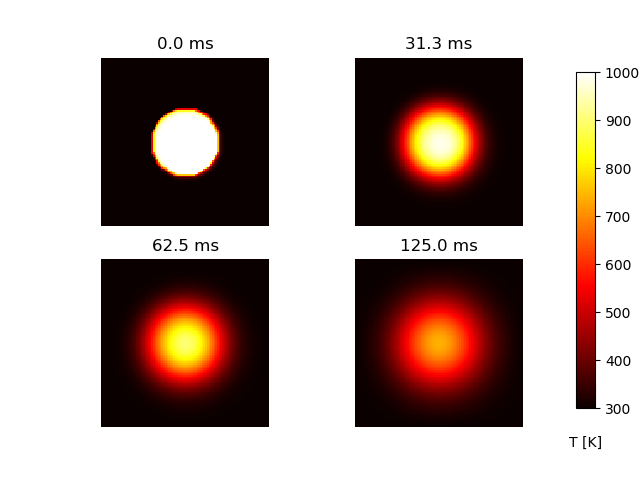

Write the Python code that produced this figure.
## NOM DU PROGRAMME: EquDiff2D.py
#% IMPORTATION
import numpy as np
import matplotlib.pyplot as plt
# taille de la plaque, en [mm]
L = 10.
# intervalles dans les directions x, y, en [mm]
dx = dy = 0.1
# Coefficient de diffusion thermique de l'acier, en [mm2.s-1]
D = 4.
Tfroid, Tchaud = 300, 1000
# Nombre de pas de temps
nsteps = 250
nx, ny = int(L/dx), int(L/dy)
dx2, dy2 = dx*dx, dy*dy
# pas de temps maximum, dans question b)
dt = dx2 * dy2 / (2 * D * (dx2 + dy2))
u = Tfroid * np.ones((nx, ny))
# Conditions initiales - disque de rayon r, centrée sur (cx, cy), en [mm]
r, cx, cy = 2, 5, 5
r2 = r**2
for i in range(nx):
    for j in range(ny):
        p2 = (i*dx-cx)**2 + (j*dy-cy)**2
        if p2 < r2:
            u[i,j] = Tchaud
# Sortie de 4 graphiques à quatre instants dans l'intervalle de temps
mfig = [0, 50, 100, 200]
fignum = 0 # initialisation
fig = plt.figure()
# implémentation du schéma FTCS
for m in range(nsteps):
    for i in range(1, nx-1):
        for j in range(1, ny-1):
            uxx = (u[i+1,j] - 2*u[i,j] + u[i-1,j]) / dx2
            uyy = (u[i,j+1] - 2*u[i,j] + u[i,j-1]) / dy2
            u[i,j] += dt * D * (uxx + uyy)
    if m in mfig:
        fignum += 1
        print(m, fignum)
        ax = fig.add_subplot(220 + fignum)
        im = ax.imshow(u, cmap=plt.get_cmap('hot'), vmin=Tfroid,vmax=Tchaud)
        ax.set_axis_off()
        ax.set_title('{:.1f} ms'.format(m*dt*1000))
fig.subplots_adjust(right=0.85)
cbar_ax = fig.add_axes([0.9, 0.15, 0.03, 0.7])
cbar_ax.set_xlabel('T [K]', labelpad=20)
fig.colorbar(im, cax=cbar_ax)
plt.savefig("EquDiff2D.png"); plt.savefig("EquDiff2D.pdf")
plt.show()
    
